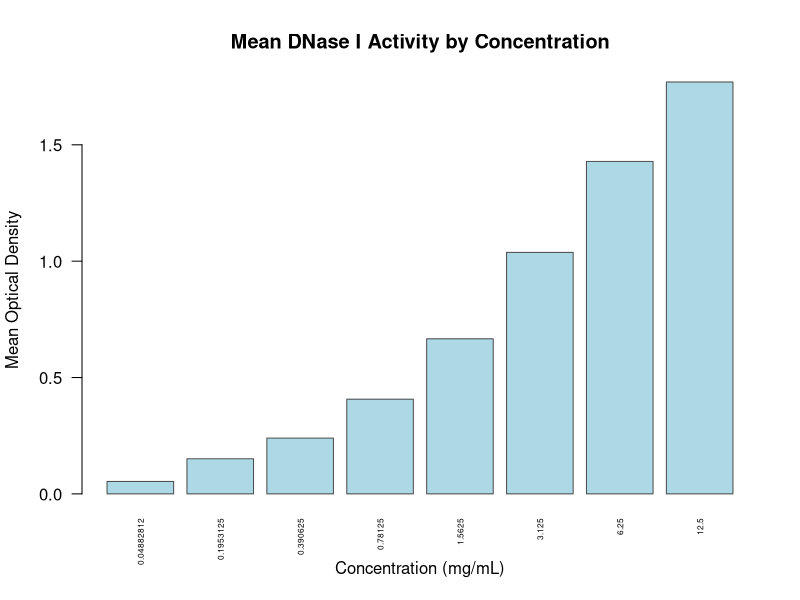

Write R code to recreate this figure.
# Plots in Base R ------------------

data(DNase)
View(DNase)


head(DNase, 3)
?DNase

mean_density <- aggregate(density~conc, 
                          data=DNase,
                          FUN=mean)

mean_density

barplot(
  height = mean_density$density,
  names.arg = mean_density$conc,
  col = "lightblue",
  border = "grey30",
  main = "Mean DNase I Activity by Concentration",
  xlab = "Concentration (mg/mL)",
  ylab = "Mean Optical Density",
  las = 2, 
  cex.names = 0.5
)
